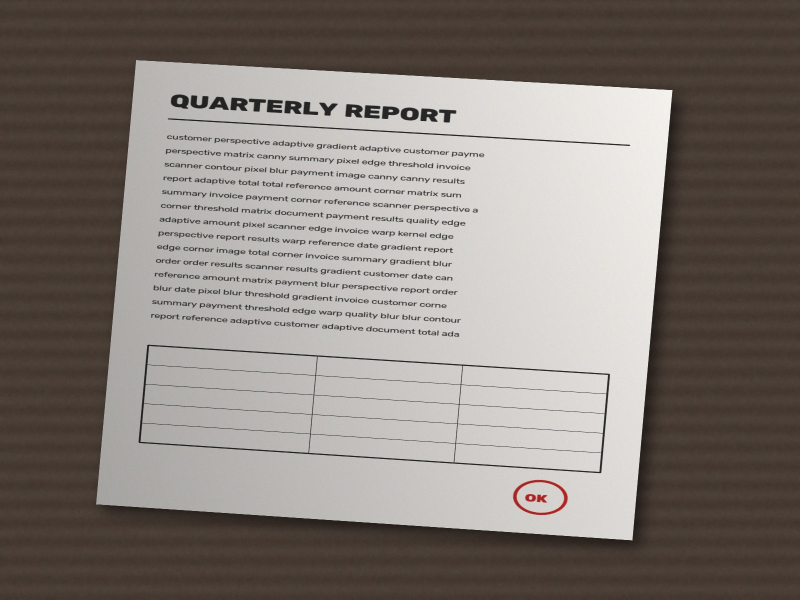
#> input picture samples/sample_document.jpg, 1600 x 1200 px (shown at 1/2 size); its folder holds only this picture in this run
$ python -i image_processing.py   (imports and definitions only)
#> lines starting #> are read from the running program, lines starting #| are printed output that depends on the picture
#> further down, picture is the input picture: shape (1200, 1600, 3); mean B, G, R 119.9, 125.7, 132.9
### utils.py
"""utils.py — validation, decoding, encoding and resizing helpers.

Everything that several modules need lives here so that ``scanner.py``,
``image_processing.py`` and ``pdf_generator.py`` stay focused on one job each.

Conventions used across the project
-----------------------------------
* Images are NumPy arrays of dtype ``uint8``.
* Colour images use OpenCV's **BGR** channel order (not RGB).
* Grayscale / black-and-white images are 2-D arrays (height x width).
* Corner points are ``(x, y)`` pairs in pixels.
"""
from __future__ import annotations

import io
import logging
import os

import cv2
import numpy as np
from PIL import Image, UnidentifiedImageError

logger = logging.getLogger(__name__)

ALLOWED_EXTENSIONS: tuple[str, ...] = (".jpg", ".jpeg", ".png")
ALLOWED_FORMATS: frozenset[str] = frozenset({"JPEG", "PNG"})
MAX_FILE_SIZE_MB = 15
MAX_FILE_SIZE_BYTES = MAX_FILE_SIZE_MB * 1024 * 1024
MIN_SIDE_PX = 100
MAX_PIXELS = 60_000_000


class ScannerError(Exception):
    """Base class for every error this project raises on purpose.

    The UI catches ``ScannerError`` and shows its message to the user, so
    messages must be written for end users, not for developers.
    """


class InvalidImageError(ScannerError):
    """The input is not a usable image (wrong format, corrupt, too big, ...)."""


class DocumentNotFoundError(ScannerError):
    """No four-sided document outline could be found in the image.

    ``edges`` optionally carries the edge map the detector saw, so the UI can
    show it and help the user understand why detection failed.
    """

    def __init__(self, message: str, edges: np.ndarray | None = None) -> None:
        super().__init__(message)
        self.edges = edges


# [25 lines left out: functions validate_extension, validate_file_size, not called in this run]


def ensure_valid_image(image: object) -> None:
    """Raise ``InvalidImageError`` unless ``image`` is a usable uint8 array."""
    if not isinstance(image, np.ndarray) or image.size == 0:
        raise InvalidImageError("No image data was provided.")
    if image.dtype != np.uint8:
        raise InvalidImageError("Images must be 8-bit (uint8) arrays.")
    if image.ndim == 2 or (image.ndim == 3 and image.shape[2] == 3):
        return
    raise InvalidImageError("Images must be grayscale or 3-channel (BGR) arrays.")


# [134 lines left out: functions load_image_from_bytes, load_image_from_path, encode_image, decode_image_unchanged, resize_keep_aspect, to_rgb and 1 more, not called in this run]

### image_processing.py
"""image_processing.py — scanning filters and image adjustments.

After the perspective warp the page is flat, but it still looks like a photo:
grey-ish paper, a shadow across one side, a colour cast. This module turns it
into something that looks scanned.

The key idea: illumination normalisation
----------------------------------------
Imagine the page *without any ink*: that is just the paper lit by uneven
light. If we can estimate that "paper brightness" ``B(x, y)`` at every pixel,
then dividing the photo by it cancels the lighting::

    scan(x, y) = photo(x, y) / B(x, y) * 255

Paper becomes 255 (white) everywhere, ink stays dark. We estimate ``B`` by
removing the ink from the picture:

    1. *Dilation* replaces every pixel with the maximum of its neighbourhood,
       so thin dark strokes disappear (paper is brighter than ink).
    2. A *median blur* then smooths what is left into a soft lighting map.

Common failure: large dark areas (photos, big logos, solid colour blocks) are
mistaken for "shadow" and get washed out.
"""
from __future__ import annotations

import logging
from dataclasses import dataclass
from enum import Enum

import cv2
import numpy as np

from utils import ensure_valid_image

logger = logging.getLogger(__name__)


class ScanMode(str, Enum):
    """Scanning looks. The value is the label shown in the UI."""

    ORIGINAL = "Original Color"
    ENHANCED = "Enhanced Color"
    GRAYSCALE = "Grayscale"
    BLACK_WHITE = "Black & White"
    ADAPTIVE = "Adaptive Threshold"


BINARY_MODES = frozenset({ScanMode.BLACK_WHITE, ScanMode.ADAPTIVE})


@dataclass(frozen=True)
class ScanSettings:
    """Everything the user can change after the document has been flattened.

    Attributes:
        mode:                Which scanning look to apply.
        brightness:          -100..100. In the two binary modes it shifts the
                             threshold instead (positive = lighter result).
        contrast:            -80..100 (%). Ignored by the binary modes.
        sharpness:           0..3 unsharp-mask strength.
        quarter_turns:       Clockwise 90-degree turns (lossless).
        fine_rotation:       Extra clockwise rotation in degrees, to straighten text.
        adaptive_block_size: Neighbourhood size for adaptive threshold; 0 = automatic.
        adaptive_c:          Constant subtracted from the local mean; raise it to
                             remove speckle, lower it to keep faint ink.
    """

    mode: ScanMode = ScanMode.ENHANCED
    brightness: int = 0
    contrast: int = 0
    sharpness: float = 0.0
    quarter_turns: int = 0
    fine_rotation: float = 0.0
    adaptive_block_size: int = 0
    adaptive_c: int = 10

    def __post_init__(self) -> None:
        if self.adaptive_block_size != 0 and (
            self.adaptive_block_size < 3 or self.adaptive_block_size % 2 == 0
        ):
            raise ValueError("The adaptive neighbourhood size must be odd and at least 3 (or 0 for automatic).")


# [4 lines left out: function to_grayscale, not called in this run]


def estimate_background(channel: np.ndarray) -> np.ndarray:
    """Estimate the lighting map ``B(x, y)`` of a single-channel image.

    The estimate is computed on a copy shrunk to <= 600 px (fast, and a
    lighting map is smooth anyway) and then scaled back up.
    """
    height, width = channel.shape
#> height = 1200; width = 1600
    scale = min(1.0, 600.0 / max(height, width))
#> scale = 0.375
    small = (
        cv2.resize(channel, None, fx=scale, fy=scale, interpolation=cv2.INTER_AREA)
        if scale < 1.0
        else channel
    )
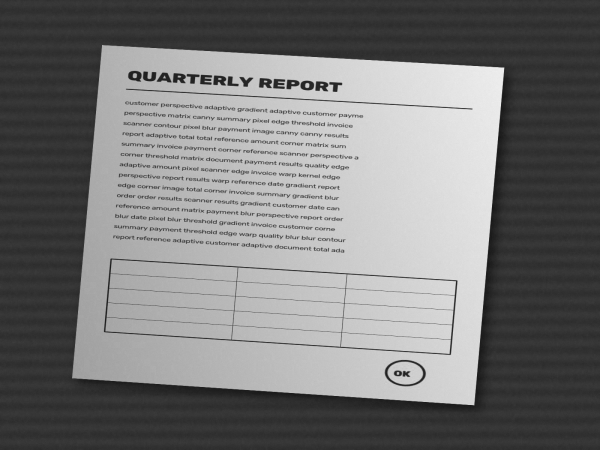
#> small: shape (450, 600); min 23, max 238, mean 119.9
    kernel = cv2.getStructuringElement(cv2.MORPH_RECT, (7, 7))
    background = cv2.dilate(small, kernel)
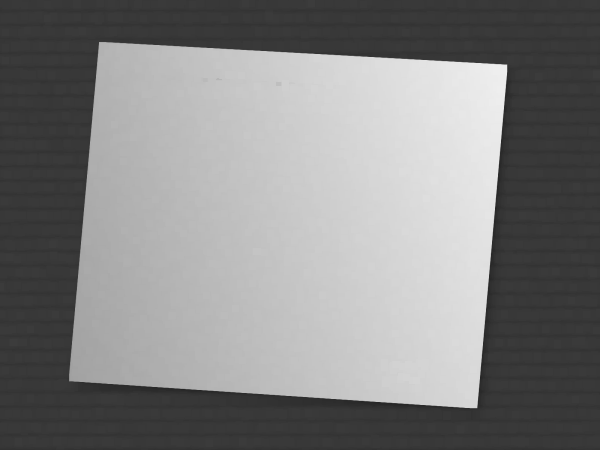
#> background: shape (450, 600); min 37, max 238, mean 129.9
    background = cv2.medianBlur(background, 21)
    if scale < 1.0:
        background = cv2.resize(background, (width, height), interpolation=cv2.INTER_LINEAR)
#> background: shape (1200, 1600)
    return background


def normalize_illumination(channel: np.ndarray) -> np.ndarray:
    """Divide a channel by its estimated background: paper -> white, lighting removed."""
    background = np.maximum(estimate_background(channel), 1)
    return cv2.divide(channel, background, scale=255)
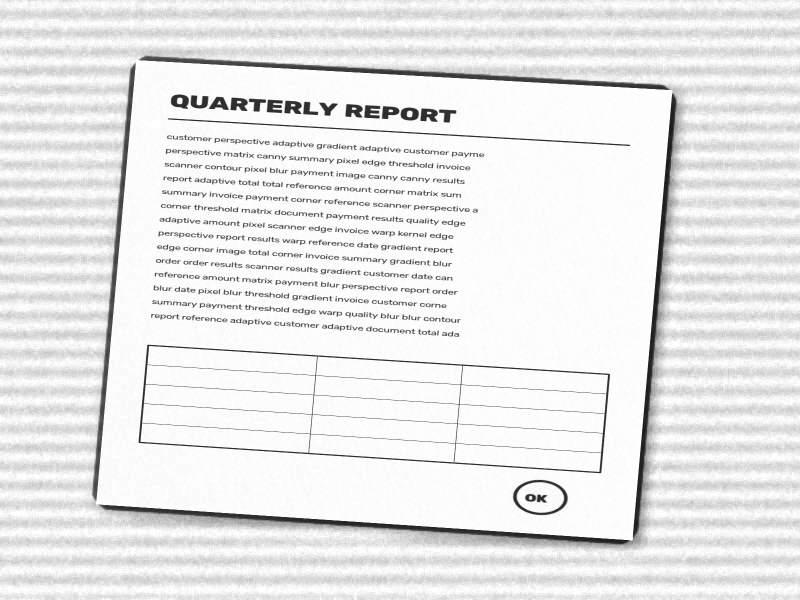
#> returned value: shape (1200, 1600) (shown at 1/2 size); min 19, max 255, mean 233


def enhance_color(image: np.ndarray) -> np.ndarray:
    """Colour scan with shadows removed and paper turned white.

    1. Normalise each of B, G and R separately. This also removes a colour cast
       (yellow indoor light makes the paper's blue channel darker, for example).
    2. Convert to LAB, where lightness ``L`` is separate from colour, and apply
       CLAHE (contrast-limited adaptive histogram equalisation) to ``L`` only.
       CLAHE stretches contrast inside small tiles; ``clipLimit`` caps how much,
       so noise is not exaggerated.
    """
    ensure_valid_image(image)
    if image.ndim == 2:
        return enhance_grayscale(image)
    balanced = cv2.merge([normalize_illumination(c) for c in cv2.split(image)])
#> in estimate_background (call 3), `small = ( cv2.resize(channel, None, fx=scale, fy=scale, interpolation=..`:
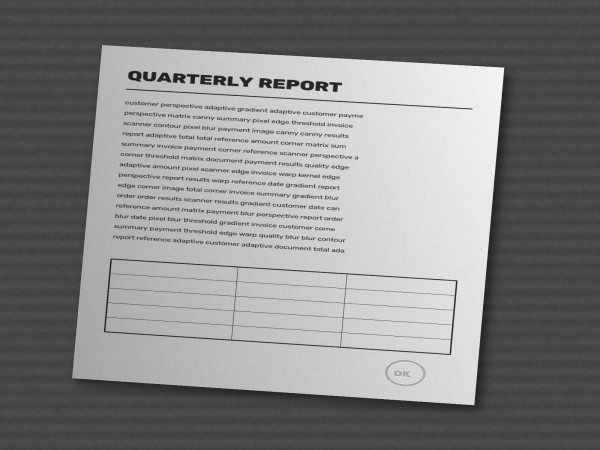
#> small: shape (450, 600); min 31, max 245, mean 132.9
#> in estimate_background (call 3), `background = cv2.dilate(small, kernel)`:
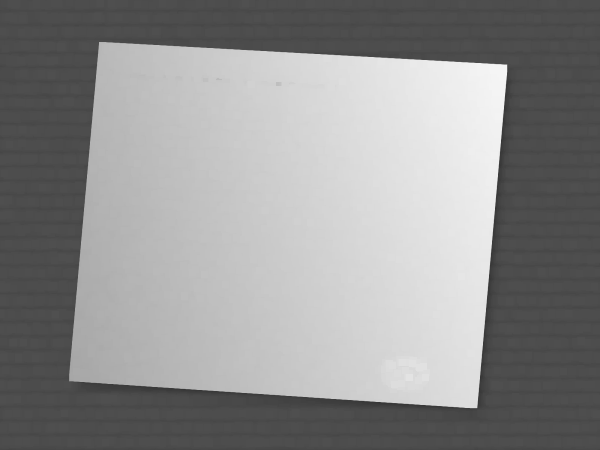
#> background: shape (450, 600); min 53, max 245, mean 142.9
    lightness, a_channel, b_channel = cv2.split(cv2.cvtColor(balanced, cv2.COLOR_BGR2LAB))
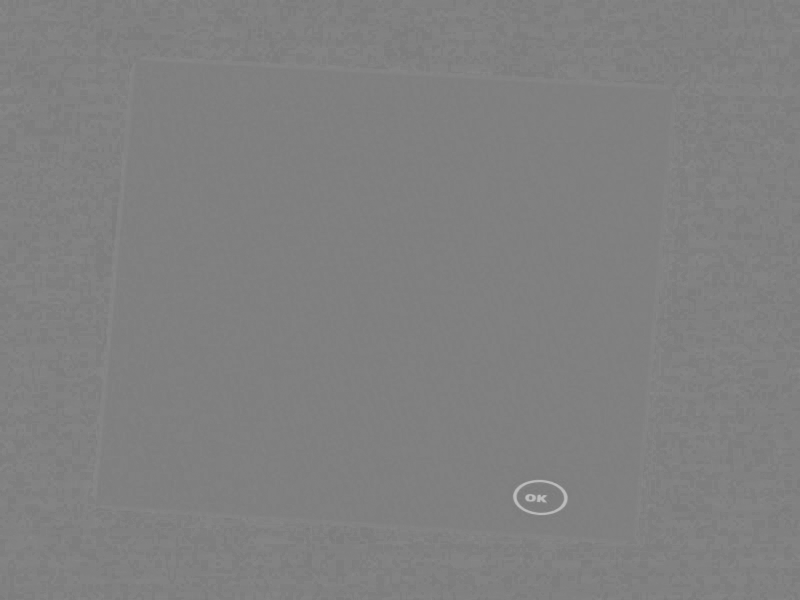
#> a_channel: shape (1200, 1600) (shown at 1/2 size); min 118, max 194, mean 128.2
    clahe = cv2.createCLAHE(clipLimit=1.5, tileGridSize=(8, 8))
    merged = cv2.merge([clahe.apply(lightness), a_channel, b_channel])
#> merged: shape (1200, 1600, 3); mean of channels 0, 1, 2 224.9, 128.2, 129
    return cv2.cvtColor(merged, cv2.COLOR_LAB2BGR)
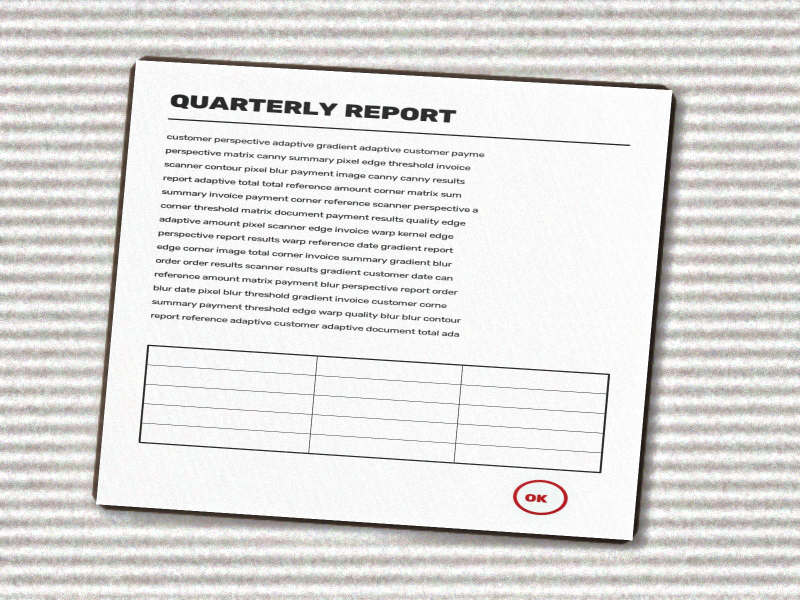
#> returned value: shape (1200, 1600, 3) (shown at 1/2 size); mean B, G, R 220.4, 222, 223.4


def enhance_grayscale(image: np.ndarray) -> np.ndarray:
    """Shadow-free grayscale (keeps shading, e.g. in stamps and photographs)."""
    return normalize_illumination(to_grayscale(image))


# [47 lines left out: functions apply_black_white, _automatic_block_size, apply_adaptive_threshold, not called in this run]


def adjust_brightness_contrast(image: np.ndarray, brightness: int = 0, contrast: int = 0) -> np.ndarray:
    """Linear adjustment ``out = alpha * (in - 128) + 128 + brightness``.

    Pivoting contrast around mid-gray (128) means raising contrast darkens the
    darks and lightens the lights instead of simply brightening everything.
    ``cv2.convertScaleAbs`` does the arithmetic and clips to 0..255.
    """
    ensure_valid_image(image)
    alpha = 1.0 + float(np.clip(contrast, -80, 100)) / 100.0
    beta = 128.0 * (1.0 - alpha) + float(np.clip(brightness, -100, 100))
    return cv2.convertScaleAbs(image, alpha=alpha, beta=beta)


def sharpen(image: np.ndarray, amount: float = 0.0) -> np.ndarray:
    """Unsharp mask: ``out = (1 + amount) * image - amount * blurred(image)``.

    Subtracting a blurred copy leaves only fine detail, which is added back
    with weight ``amount``. Too much creates bright halos around letters.
    """
    ensure_valid_image(image)
    if amount <= 0:
        return image.copy()
    blurred = cv2.GaussianBlur(image, (0, 0), 1.5)
    return cv2.addWeighted(image, 1.0 + amount, blurred, -amount, 0)


def rotate_image(image: np.ndarray, angle: float) -> np.ndarray:
    """Rotate **clockwise** by ``angle`` degrees.

    Multiples of 90 use ``cv2.rotate`` (exact, no resampling). Other angles use
    ``cv2.warpAffine`` on an enlarged canvas so nothing is cut off, with a
    white border.
    """
    ensure_valid_image(image)
    angle = float(angle) % 360.0
    if angle < 1e-6 or angle > 360.0 - 1e-6:
        return image.copy()
    for degrees, code in (
        (90.0, cv2.ROTATE_90_CLOCKWISE),
        (180.0, cv2.ROTATE_180),
        (270.0, cv2.ROTATE_90_COUNTERCLOCKWISE),
    ):
        if abs(angle - degrees) < 1e-6:
            return cv2.rotate(image, code)

    height, width = image.shape[:2]
    center = (width / 2.0, height / 2.0)
    matrix = cv2.getRotationMatrix2D(center, -angle, 1.0)
    cos, sin = abs(matrix[0, 0]), abs(matrix[0, 1])
    new_w = int(np.ceil(height * sin + width * cos))
    new_h = int(np.ceil(height * cos + width * sin))
    matrix[0, 2] += new_w / 2.0 - center[0]
    matrix[1, 2] += new_h / 2.0 - center[1]
    return cv2.warpAffine(
        image, matrix, (new_w, new_h), flags=cv2.INTER_CUBIC,
        borderMode=cv2.BORDER_CONSTANT, borderValue=(255, 255, 255),
    )


def process_scan(image: np.ndarray, settings: ScanSettings | None = None) -> np.ndarray:
    """Apply the chosen scanning look, the adjustments and the rotation.

    Order matters:
        * Colour/gray looks: filter first, then brightness/contrast/sharpness
          (otherwise the normalisation would undo the adjustments).
        * Binary looks: sharpen first (crisper edges to threshold); brightness
          acts on the threshold itself.
        * Rotation is always last.
    """
    settings = settings or ScanSettings()
    ensure_valid_image(image)
    mode = settings.mode

    if mode is ScanMode.BLACK_WHITE:
        result = apply_black_white(sharpen(to_grayscale(image), settings.sharpness), settings.brightness)
    elif mode is ScanMode.ADAPTIVE:
        result = apply_adaptive_threshold(
            sharpen(to_grayscale(image), settings.sharpness),
            settings.adaptive_block_size, settings.adaptive_c, settings.brightness,
        )
    else:
        if mode is ScanMode.ORIGINAL:
            result = image.copy()
        elif mode is ScanMode.ENHANCED:
            result = enhance_color(image)
        elif mode is ScanMode.GRAYSCALE:
            result = enhance_grayscale(image)
        else:  # pragma: no cover - guards against future enum members
            raise ValueError(f"Unknown scan mode: {mode!r}")
        result = adjust_brightness_contrast(result, settings.brightness, settings.contrast)
        result = sharpen(result, settings.sharpness)

    result = rotate_image(result, (settings.quarter_turns % 4) * 90)
    if abs(settings.fine_rotation) > 0.01:
        result = rotate_image(result, settings.fine_rotation)
    return result

>>> import cv2
>>> picture = cv2.imread('samples/sample_document.jpg')
>>> result = process_scan(picture)
